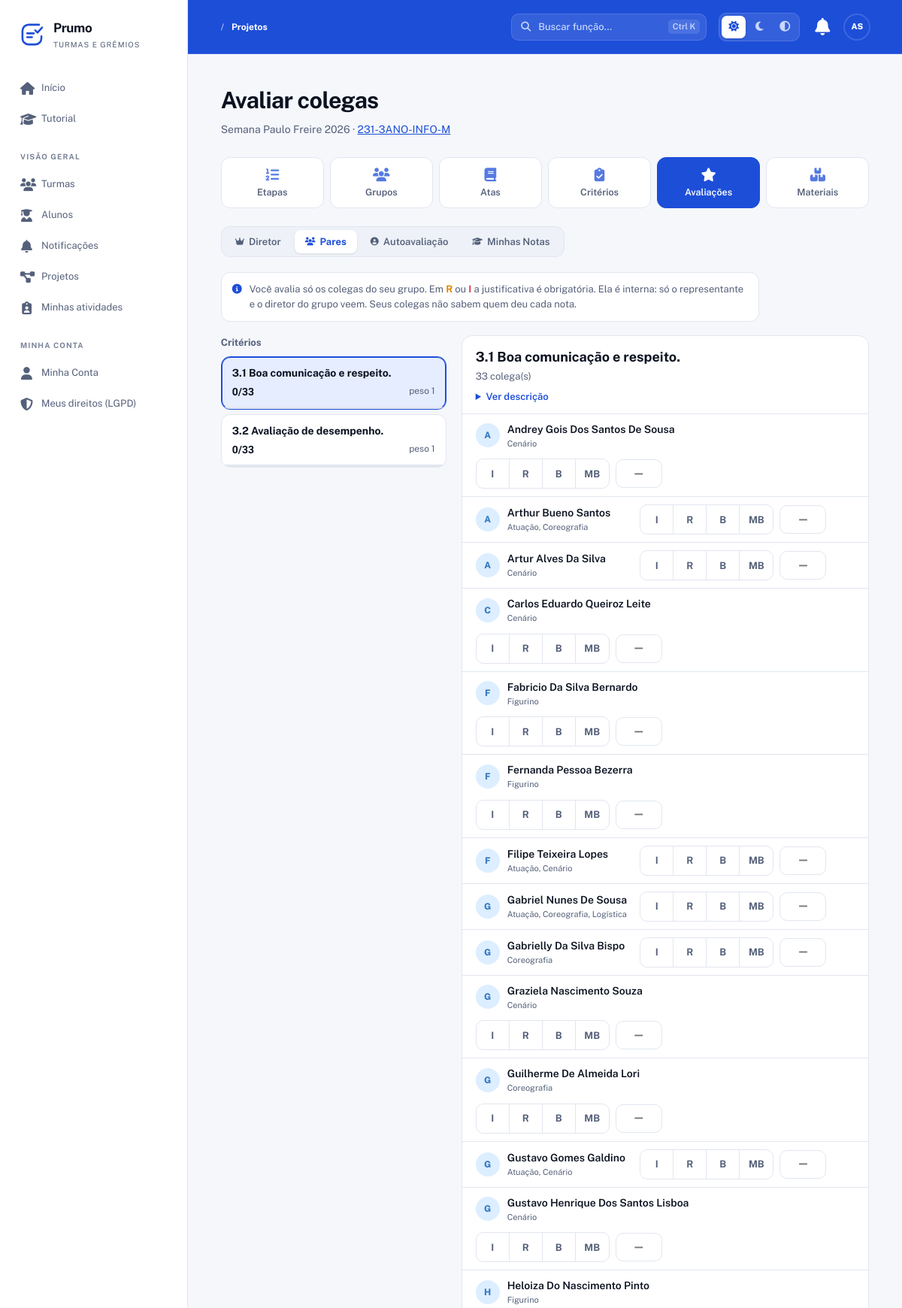
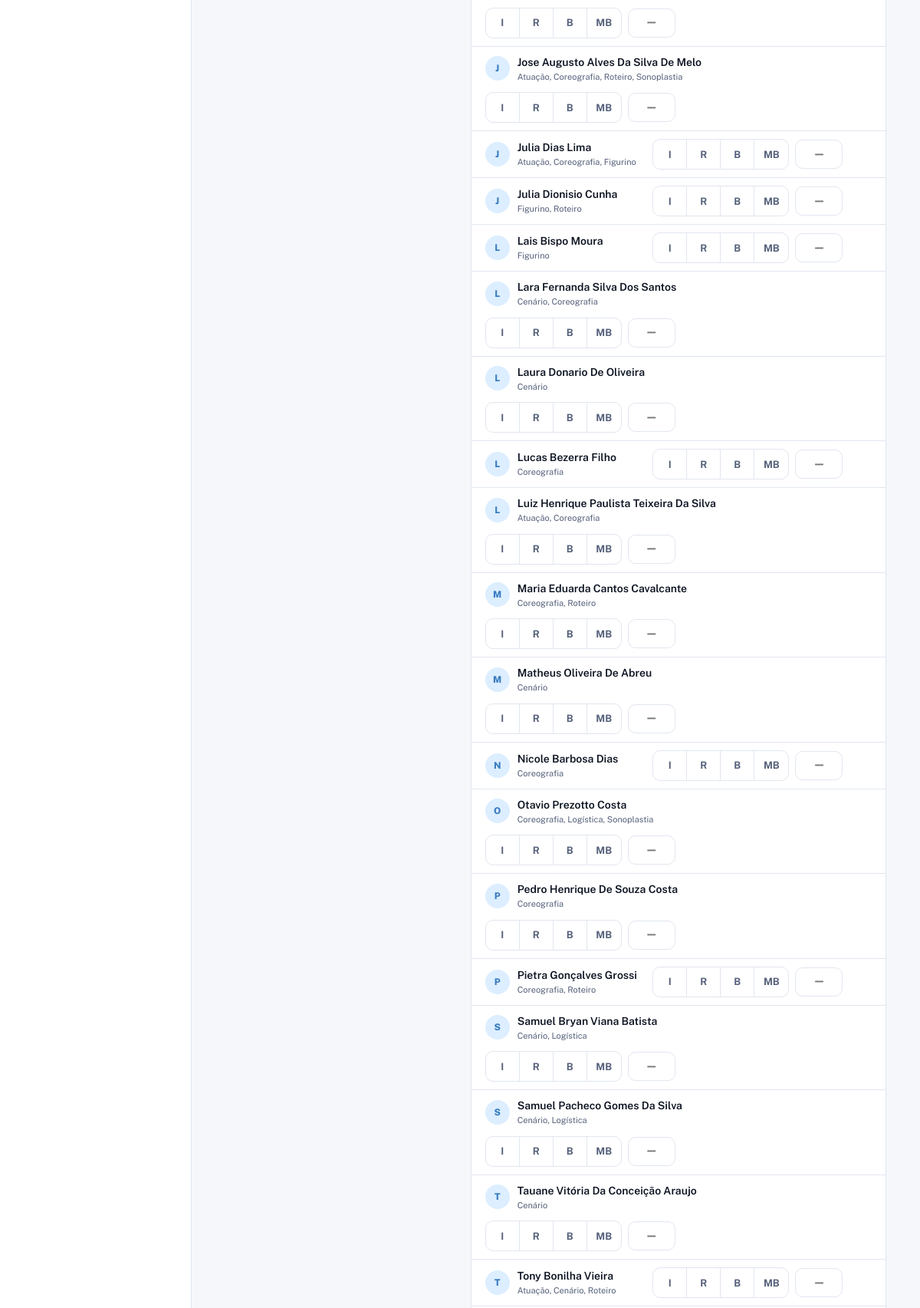
The app's page /Prumo/projetos/3/avaliacoes/pares (signed in, upper part) with its own data (2 pictures, top to bottom).
### tables this page shows
CREATE TABLE projetos (
  id INT AUTO_INCREMENT PRIMARY KEY,
  turma_id INT NOT NULL,
  nome VARCHAR(150) NOT NULL,
  descricao TEXT DEFAULT NULL,
  prazo DATE DEFAULT NULL,
  modo_avaliacao ENUM('etapa','cronograma') DEFAULT 'cronograma',
  encerrado TINYINT(1) DEFAULT 0,
  encerrado_em DATETIME DEFAULT NULL,
  encerrado_por INT DEFAULT NULL,
  created_at TIMESTAMP DEFAULT CURRENT_TIMESTAMP,
  updated_at TIMESTAMP DEFAULT CURRENT_TIMESTAMP ON UPDATE CURRENT_TIMESTAMP,
  FOREIGN KEY (turma_id) REFERENCES turmas(id) ON DELETE CASCADE,
  FOREIGN KEY (encerrado_por) REFERENCES usuarios(id) ON DELETE SET NULL,
  INDEX idx_projetos_turma (turma_id),
  INDEX idx_projetos_encerrado (encerrado)
);

CREATE TABLE turmas (
  id INT AUTO_INCREMENT PRIMARY KEY,
  nome VARCHAR(150) NOT NULL,
  codigo_acesso VARCHAR(30) NOT NULL UNIQUE,
  codigo_interno VARCHAR(100) DEFAULT NULL,
  cor_primaria VARCHAR(20) DEFAULT '#3498db',
  cor_secundaria VARCHAR(20) DEFAULT '#2ecc71',
  cor_personalizada TINYINT(1) NOT NULL DEFAULT 0,   
  logo VARCHAR(255) DEFAULT NULL,                   
  bloqueada TINYINT(1) NOT NULL DEFAULT 0,
  bloqueada_motivo VARCHAR(255) DEFAULT NULL,
  bloqueada_em DATETIME DEFAULT NULL,
  bloqueada_por INT DEFAULT NULL,
  created_at TIMESTAMP DEFAULT CURRENT_TIMESTAMP,
  updated_at TIMESTAMP DEFAULT CURRENT_TIMESTAMP ON UPDATE CURRENT_TIMESTAMP,
  FOREIGN KEY (bloqueada_por) REFERENCES usuarios(id) ON DELETE SET NULL,
  INDEX idx_turmas_codigo (codigo_acesso)
);

CREATE TABLE criterios (
  id INT AUTO_INCREMENT PRIMARY KEY,
  projeto_id INT NOT NULL,
  etapa_id INT DEFAULT NULL,
  nome VARCHAR(200) NOT NULL,
  descricao TEXT DEFAULT NULL,
  peso DECIMAL(5,2) NOT NULL DEFAULT 1.00,
  tipo_avaliacao ENUM('diretor','representante','pares','autoavaliacao','coletiva','misto') NOT NULL DEFAULT 'diretor',
  aplicavel_a ENUM('todos','apenas_diretores','apenas_representantes') DEFAULT 'todos',
  prazo_avaliacao DATETIME DEFAULT NULL,
  obrigatorio TINYINT(1) NOT NULL DEFAULT 0,   
  bloqueado TINYINT(1) DEFAULT 0,
  reaberto_por INT DEFAULT NULL,
  reaberto_em DATETIME DEFAULT NULL,
  created_at TIMESTAMP DEFAULT CURRENT_TIMESTAMP,
  updated_at TIMESTAMP DEFAULT CURRENT_TIMESTAMP ON UPDATE CURRENT_TIMESTAMP,
  FOREIGN KEY (projeto_id) REFERENCES projetos(id) ON DELETE CASCADE,
  FOREIGN KEY (etapa_id) REFERENCES projeto_etapas(id) ON DELETE SET NULL,
  FOREIGN KEY (reaberto_por) REFERENCES usuarios(id) ON DELETE SET NULL,
  INDEX idx_crit_projeto (projeto_id),
  INDEX idx_crit_etapa (etapa_id),
  INDEX idx_crit_tipo (tipo_avaliacao)
);

CREATE TABLE usuarios (
  id INT AUTO_INCREMENT PRIMARY KEY,
  nome VARCHAR(150) NOT NULL,
  email VARCHAR(150) NOT NULL UNIQUE,
  senha VARCHAR(255) NOT NULL,
  tipo ENUM('aluno','master') NOT NULL DEFAULT 'aluno',
  telefone VARCHAR(20) DEFAULT NULL,
  data_nascimento DATE DEFAULT NULL,
  email_confirmado TINYINT(1) NOT NULL DEFAULT 0,
  email_token VARCHAR(255) DEFAULT NULL,
  email_token_expira DATETIME DEFAULT NULL,
  primeiro_login TINYINT(1) NOT NULL DEFAULT 1,
  ativo TINYINT(1) NOT NULL DEFAULT 1,
  lgpd_aceito TINYINT(1) NOT NULL DEFAULT 0,
  lgpd_data DATETIME DEFAULT NULL,
  ultimo_acesso DATETIME DEFAULT NULL,
  created_at TIMESTAMP DEFAULT CURRENT_TIMESTAMP,
  updated_at TIMESTAMP DEFAULT CURRENT_TIMESTAMP ON UPDATE CURRENT_TIMESTAMP,
  INDEX idx_usuarios_email (email),
  INDEX idx_usuarios_tipo (tipo),
  INDEX idx_usuarios_ativo (ativo)
);

### app/Views/avaliacoes/pares.php (the view, shortened to what the rows shown need)
<?php
require_once __DIR__ . '/../layouts/header.php';
require_once __DIR__ . '/../layouts/nav.php';
$fmt = fn($v) => $v === null || $v === '' ? '' : rtrim(rtrim(number_format((float) $v, 2, '.', ''), '0'), '.');
$blocos = array_values(array_filter($dados, fn($b) => !empty($b['colegas'])));
?>
<section class="hero-section">
    <div>
        <h1>Avaliar colegas</h1>
        <p class="hero-subtitle">
            <?= h($projeto['nome']) ?> ·
            <a href="<?= $basePath ?>/turmas/<?= (int) $projeto['turma_id'] ?>"><?= h($projeto['turma_nome']) ?></a>
        </p>
    </div>
</section>
<?php require __DIR__ . '/../projetos/_nav.php'; ?>
<?php require __DIR__ . '/_nav.php'; ?>
<?php if (empty($blocos)): ?>
    <div class="lista-vazia">
        <i class="fas fa-users"></i>
        <span>
            <?= empty($dados)
                ? 'Não há critérios de avaliação por pares abertos agora.'
                : 'Você ainda não está em um grupo deste projeto, então não há colegas para avaliar.' ?>
        </span>
    </div>
<?php else: ?>
<form method="POST" id="form-avaliacao" class="aval-app"
      action="<?= $basePath ?>/projetos/<?= (int) $projeto['id'] ?>/avaliacoes/pares/salvar"
      data-autosave="1"
      data-i-max="<?= (float) $cfg['limite_i_max'] ?>" data-r-max="<?= (float) $cfg['limite_r_max'] ?>"
      data-b-max="<?= (float) $cfg['limite_b_max'] ?>" data-chave="aval-pares-<?= (int) $projeto['id'] ?>">
    <aside class="aval-criterios" aria-label="Critérios">
        <h2>Critérios</h2>
        <div class="aval-criterios-lista" role="tablist">
            <?php foreach ($blocos as $i => $b): $c = $b['criterio']; $cid = (int) $c['id']; ?>
                <button type="button" role="tab" class="aval-crit-btn" id="tab-<?= $cid ?>"
                        data-alvo="<?= $cid ?>" aria-controls="painel-<?= $cid ?>" aria-selected="<?= $i === 0 ? 'true' : 'false' ?>">
                    <span class="aval-crit-nome"><?= h($c['nome']) ?></span>
                    <span class="aval-crit-meta">
                        <span class="aval-progresso" data-progresso="<?= $cid ?>">0/<?= count($b['colegas']) ?></span>
                        <span>peso <?= $fmt($c['peso']) ?></span>
                    </span>
                    <span class="aval-barra"><i data-barra="<?= $cid ?>"></i></span>
                </button>
            <?php endforeach; ?>
        </div>
    </aside>
    <div class="aval-area">
        <?php foreach ($blocos as $i => $b): $c = $b['criterio']; $cid = (int) $c['id']; ?>
            <section class="aval-painel" id="painel-<?= $cid ?>" role="tabpanel" aria-labelledby="tab-<?= $cid ?>"
                     data-criterio="<?= $cid ?>" <?= $i === 0 ? '' : 'hidden' ?>>
                <header class="aval-painel-topo">
                    <h2><?= h($c['nome']) ?></h2>
                    <p>
                        <?= count($b['colegas']) ?> colega(s)
                    </p>
                    <?php if (!empty($c['descricao'])): ?>
                        <details class="aval-descricao"><summary>Ver descrição</summary><p><?= nl2br(h($c['descricao'])) ?></p></details>
                    <?php endif; ?>
                </header>
                <ul class="aval-lista">
                    <?php foreach ($b['colegas'] as $col):
                        $aid  = (int) $col['id'];
                        $reg  = $b['minhas'][$aid] ?? null;
                        $val  = $reg ? $fmt($reg['valor_numerico']) : '';
                        $nome = "aval[{$cid}][{$aid}]";
                    ?>
                        <li class="aval-linha com-justificativa" data-nome="<?= h(mb_strtolower($col['nome'])) ?>">
                            <span class="aval-aluno">
                                <span class="avatar avatar-blue" aria-hidden="true"><?= h(mb_strtoupper(mb_substr($col['nome'], 0, 1))) ?></span>
                                <span>
                                    <strong><?= h($col['nome']) ?></strong>
                                    <?php if (!empty($col['grupos'])): ?><small><?= h($col['grupos']) ?></small><?php endif; ?>
                                </span>
                            </span>
                            <span class="aval-nota" data-celula>
                                <span class="conceito-grupo" role="radiogroup" aria-label="Conceito de <?= h($col['nome']) ?>">
                                    <?php foreach (['I', 'R', 'B', 'MB'] as $op): ?>
                                        <label class="conceito-op c-<?= strtolower($op) ?>">
                                            <span><?= $op ?></span>
                                        </label>
                                    <?php endforeach; ?>
                                </span>
                                <input type="text" inputmode="decimal" class="aval-valor" name="<?= $nome ?>[valor]"
                                       value="<?= h($val) ?>" placeholder="—" maxlength="6" aria-label="Valor de 0 a 100 de <?= h($col['nome']) ?>">
                            </span>
                        </li>
                    <?php endforeach; ?>
                </ul>
            </section>
        <?php endforeach; ?>
    </div>
</form>
<?php endif; ?>
<?php require_once __DIR__ . '/../layouts/footer.php'; ?>

### app/Views/avaliacoes/_nav.php (shortened to what the rows shown need)
<?php
require_once __DIR__ . '/../../Config/database.php';
$u = $_SESSION['usuario'] ?? null;
$projetoId = (int) ($projeto['id'] ?? 0);
$isDiretor = false;
if ($projetoId) {
    $pdo  = Database::getConnection();
    $stmt = $pdo->prepare("
        SELECT 1
        FROM grupo_diretores gd
        INNER JOIN grupos g ON g.id = gd.grupo_id
        WHERE g.projeto_id = ? AND gd.usuario_id = ? AND gd.ativo = 1
        LIMIT 1
    ");
    $stmt->execute([$projetoId, (int) $u['id']]);
    $isDiretor = (bool) $stmt->fetchColumn();
}
$chaves = [];
if ($isDiretor) {
    $chaves[] = 'dir';
}
$chaves[] = 'par';
$chaves[] = 'auto';
$chaves[] = 'minhas';
$todas = [
    'geral'  => ['url' => "/projetos/{$projetoId}/avaliacoes/geral",         'label' => 'A fazer',       'icon' => 'fas fa-list-check'],
    'rep'    => ['url' => "/projetos/{$projetoId}/avaliacoes/representante", 'label' => 'Representante', 'icon' => 'fas fa-user-tie'],
    'dir'    => ['url' => "/projetos/{$projetoId}/avaliacoes/diretor",       'label' => 'Diretor',       'icon' => 'fas fa-crown'],
    'par'    => ['url' => "/projetos/{$projetoId}/avaliacoes/pares",         'label' => 'Pares',         'icon' => 'fas fa-users'],
    'auto'   => ['url' => "/projetos/{$projetoId}/avaliacoes/auto",          'label' => 'Autoavaliação', 'icon' => 'fas fa-user-circle'],
    'col'    => ['url' => "/projetos/{$projetoId}/avaliacoes/coletiva",      'label' => 'Coletiva',      'icon' => 'fas fa-users-rectangle'],
    'minhas' => ['url' => "/projetos/{$projetoId}/avaliacoes/minhas",        'label' => 'Minhas Notas',  'icon' => 'fas fa-graduation-cap'],
];
$uri   = $_SERVER['REQUEST_URI'] ?? '';
$secao = $chaves[0] ?? 'minhas';
if (strpos($uri, '/pares')         !== false) $secao = 'par';
?>
<nav class="aval-nav">
    <?php foreach ($chaves as $chave): ?>
        <?php $aba = $todas[$chave] ?? null; if (!$aba) continue; ?>
        <?php if ($chave === $secao): ?>
            <strong><i class="<?= h($aba['icon']) ?>"></i> <?= h($aba['label']) ?></strong>
        <?php else: ?>
            <a href="<?= $basePath . $aba['url'] ?>"><i class="<?= h($aba['icon']) ?>"></i> <?= h($aba['label']) ?></a>
        <?php endif; ?>
    <?php endforeach; ?>
</nav>

### records on screen
projetos: nome "Semana Paulo Freire 2026", turma.nome "231-3ANO-INFO-M", id "Diretor", id "Pares", id "Autoavaliação", id "Minhas Notas"
criterios: nome "3.1 Boa comunicação e respeito.", peso "1", count($b['colegas']) "33"
criterios: nome "3.2 Avaliação de desempenho.", peso "1"
usuarios: nome "A", nome "Andrey Gois Dos Santos De Sousa", grupos "Cenário", op "I", op "R", op "B", op "MB"
usuarios: nome "A", nome "Arthur Bueno Santos", grupos "Atuação, Coreografia", op "I", op "R", op "B", op "MB"
usuarios: nome "A", nome "Artur Alves Da Silva", grupos "Cenário", op "I", op "R", op "B", op "MB"
usuarios: nome "C", nome "Carlos Eduardo Queiroz Leite", grupos "Cenário", op "I", op "R", op "B", op "MB"
usuarios: nome "F", nome "Fabricio Da Silva Bernardo", grupos "Figurino", op "I", op "R", op "B", op "MB"
usuarios: nome "F", nome "Fernanda Pessoa Bezerra", grupos "Figurino", op "I", op "R", op "B", op "MB"
usuarios: nome "F", nome "Filipe Teixeira Lopes", grupos "Atuação, Cenário", op "I", op "R", op "B", op "MB"
usuarios: nome "G", nome "Gabriel Nunes De Sousa", grupos "Atuação, Coreografia, Logística", op "I", op "R", op "B", op "MB"
usuarios: nome "G", nome "Gabrielly Da Silva Bispo", grupos "Coreografia", op "I", op "R", op "B", op "MB"
usuarios: nome "G", nome "Graziela Nascimento Souza", grupos "Cenário", op "I", op "R", op "B", op "MB"
usuarios: nome "G", nome "Guilherme De Almeida Lori", grupos "Coreografia", op "I", op "R", op "B", op "MB"
usuarios: nome "G", nome "Gustavo Gomes Galdino", grupos "Atuação, Cenário", op "I", op "R", op "B", op "MB"
usuarios: nome "G", nome "Gustavo Henrique Dos Santos Lisboa", grupos "Cenário", op "I", op "R", op "B", op "MB"
usuarios: nome "H", nome "Heloiza Do Nascimento Pinto", grupos "Figurino", op "I", op "R", op "B", op "MB"
usuarios: nome "J", nome "Jose Augusto Alves Da Silva De Melo", grupos "Atuação, Coreografia, Roteiro, Sonoplastia", op "I", op "R", op "B", op "MB"
usuarios: nome "J", nome "Julia Dias Lima", grupos "Atuação, Coreografia, Figurino", op "I", op "R", op "B", op "MB"
usuarios: nome "J", nome "Julia Dionisio Cunha", grupos "Figurino, Roteiro", op "I", op "R", op "B", op "MB"
usuarios: nome "L", nome "Lais Bispo Moura", grupos "Figurino", op "I", op "R", op "B", op "MB"
usuarios: nome "L", nome "Lara Fernanda Silva Dos Santos", grupos "Cenário, Coreografia", op "I", op "R", op "B", op "MB"
usuarios: nome "L", nome "Laura Donario De Oliveira", grupos "Cenário", op "I", op "R", op "B", op "MB"
usuarios: nome "L", nome "Lucas Bezerra Filho", grupos "Coreografia", op "I", op "R", op "B", op "MB"
usuarios: nome "L", nome "Luiz Henrique Paulista Teixeira Da Silva", grupos "Atuação, Coreografia", op "I", op "R", op "B", op "MB"
usuarios: nome "M", nome "Maria Eduarda Cantos Cavalcante", grupos "Coreografia, Roteiro", op "I", op "R", op "B", op "MB"
usuarios: nome "M", nome "Matheus Oliveira De Abreu", grupos "Cenário", op "I", op "R", op "B", op "MB"
usuarios: nome "N", nome "Nicole Barbosa Dias", grupos "Coreografia", op "I", op "R", op "B", op "MB"
usuarios: nome "O", nome "Otavio Prezotto Costa", grupos "Coreografia, Logística, Sonoplastia", op "I", op "R", op "B", op "MB"
usuarios: nome "P", nome "Pedro Henrique De Souza Costa", grupos "Coreografia", op "I", op "R", op "B", op "MB"
usuarios: nome "P", nome "Pietra Gonçalves Grossi", grupos "Coreografia, Roteiro", op "I", op "R", op "B", op "MB"
usuarios: nome "S", nome "Samuel Bryan Viana Batista", grupos "Cenário, Logística", op "I", op "R", op "B", op "MB"
usuarios: nome "S", nome "Samuel Pacheco Gomes Da Silva", grupos "Cenário, Logística", op "I", op "R", op "B", op "MB"
usuarios: nome "T", nome "Tauane Vitória Da Conceição Araujo", grupos "Cenário", op "I", op "R", op "B", op "MB"
usuarios: nome "T", nome "Tony Bonilha Vieira", grupos "Atuação, Cenário, Roteiro", op "I", op "R", op "B", op "MB"

### other values on screen
$appName "Prumo"
$label "Início"
$label "Tutorial"
$secao "VISÃO GERAL"
$label "Turmas"
$label "Alunos"
$label "Notificações"
$label "Projetos"
$label "Minhas atividades"
$secao "MINHA CONTA"
$label "Minha Conta"
$label "Meus direitos (LGPD)"
$breadcrumb "Projetos"
$iniciais "AS"
$aba['label'] "Etapas"
